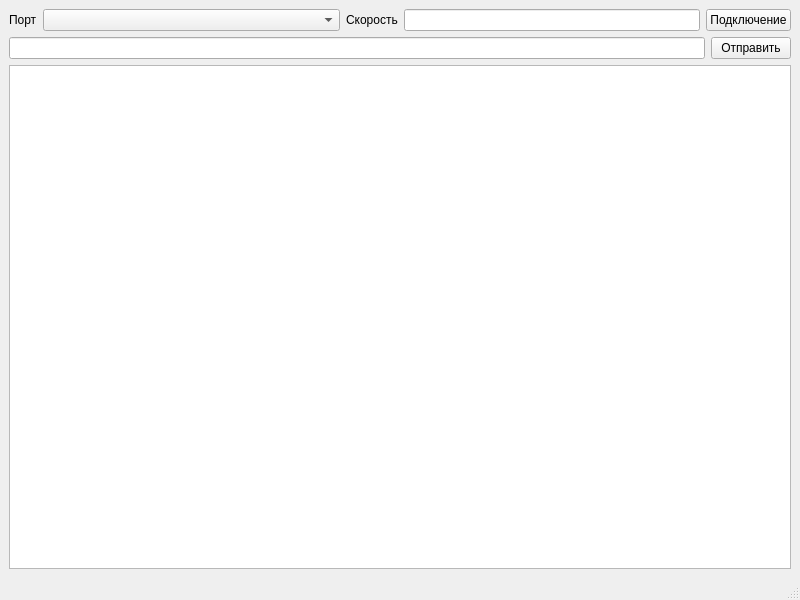
<?xml version="1.0" encoding="UTF-8"?>
<ui version="4.0">
 <class>MainWindow</class>
 <widget class="QMainWindow" name="MainWindow">
  <property name="geometry">
   <rect>
    <x>0</x>
    <y>0</y>
    <width>800</width>
    <height>600</height>
   </rect>
  </property>
  <property name="windowTitle">
   <string>MainWindow</string>
  </property>
  <widget class="QWidget" name="centralwidget">
   <layout class="QGridLayout" name="gridLayout">
    <item row="0" column="0">
     <layout class="QHBoxLayout" name="horizontalLayout">
      <item>
       <widget class="QLabel" name="label">
        <property name="text">
         <string>Порт</string>
        </property>
       </widget>
      </item>
      <item>
       <widget class="QComboBox" name="cmbPort">
        <property name="sizePolicy">
         <sizepolicy hsizetype="Expanding" vsizetype="Fixed">
          <horstretch>0</horstretch>
          <verstretch>0</verstretch>
         </sizepolicy>
        </property>
       </widget>
      </item>
      <item>
       <widget class="QLabel" name="label_3">
        <property name="text">
         <string>Скорость</string>
        </property>
       </widget>
      </item>
      <item>
       <widget class="QLineEdit" name="txtBaud"/>
      </item>
      <item>
       <widget class="QPushButton" name="Connect">
        <property name="text">
         <string>Подключение</string>
        </property>
       </widget>
      </item>
     </layout>
    </item>
    <item row="1" column="0">
     <layout class="QHBoxLayout" name="horizontalLayout_2">
      <item>
       <widget class="QLineEdit" name="txtSend"/>
      </item>
      <item>
       <widget class="QPushButton" name="pushButton">
        <property name="text">
         <string>Отправить</string>
        </property>
       </widget>
      </item>
     </layout>
    </item>
    <item row="2" column="0">
     <widget class="QPlainTextEdit" name="txtOutput"/>
    </item>
   </layout>
  </widget>
  <widget class="QMenuBar" name="menubar">
   <property name="geometry">
    <rect>
     <x>0</x>
     <y>0</y>
     <width>800</width>
     <height>17</height>
    </rect>
   </property>
  </widget>
  <widget class="QStatusBar" name="statusbar"/>
 </widget>
 <resources/>
 <connections/>
</ui>
